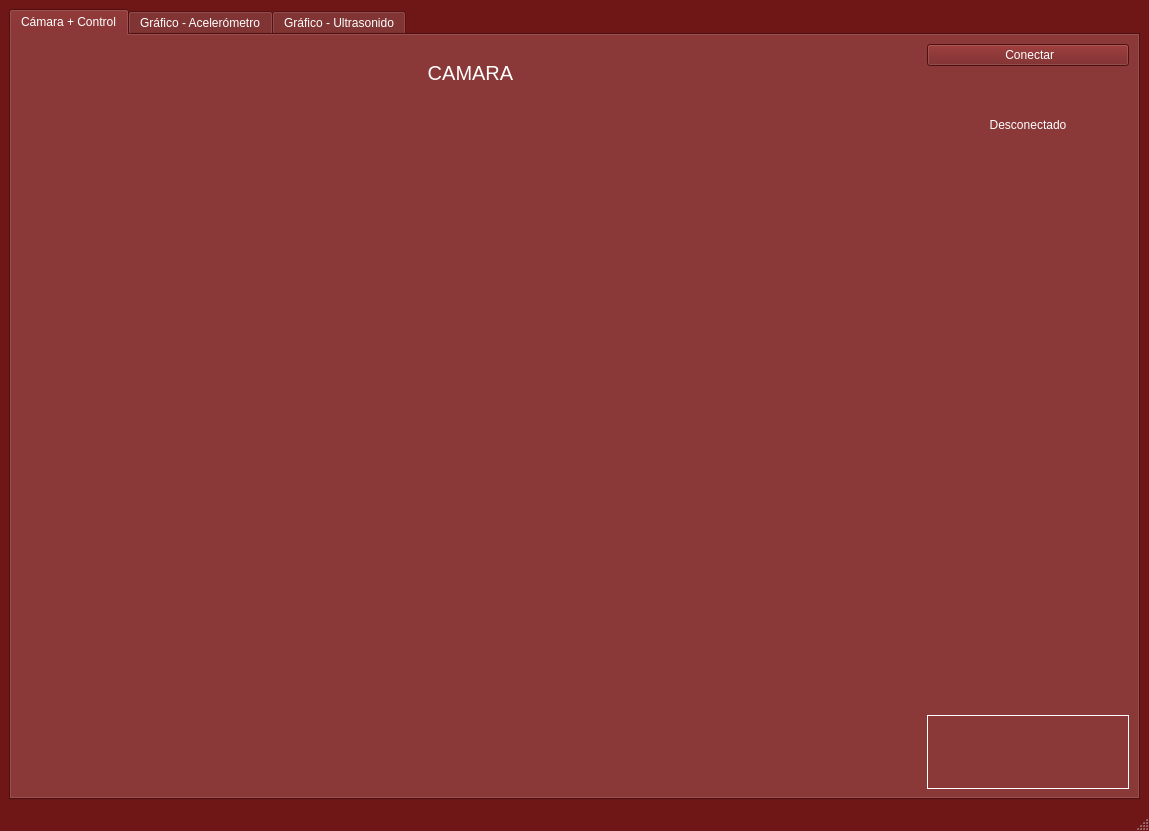
<?xml version="1.0" encoding="UTF-8"?>
<ui version="4.0">
 <class>MainWindow</class>
 <widget class="QMainWindow" name="MainWindow">
  <property name="geometry">
   <rect>
    <x>0</x>
    <y>0</y>
    <width>1149</width>
    <height>831</height>
   </rect>
  </property>
  <property name="sizePolicy">
   <sizepolicy hsizetype="Expanding" vsizetype="Expanding">
    <horstretch>0</horstretch>
    <verstretch>0</verstretch>
   </sizepolicy>
  </property>
  <property name="palette">
   <palette>
    <active>
     <colorrole role="WindowText">
      <brush brushstyle="SolidPattern">
       <color alpha="255">
        <red>255</red>
        <green>255</green>
        <blue>255</blue>
       </color>
      </brush>
     </colorrole>
     <colorrole role="Button">
      <brush brushstyle="SolidPattern">
       <color alpha="255">
        <red>111</red>
        <green>22</green>
        <blue>22</blue>
       </color>
      </brush>
     </colorrole>
     <colorrole role="Light">
      <brush brushstyle="SolidPattern">
       <color alpha="255">
        <red>166</red>
        <green>33</green>
        <blue>33</blue>
       </color>
      </brush>
     </colorrole>
     <colorrole role="Midlight">
      <brush brushstyle="SolidPattern">
       <color alpha="255">
        <red>138</red>
        <green>27</green>
        <blue>27</blue>
       </color>
      </brush>
     </colorrole>
     <colorrole role="Dark">
      <brush brushstyle="SolidPattern">
       <color alpha="255">
        <red>55</red>
        <green>11</green>
        <blue>11</blue>
       </color>
      </brush>
     </colorrole>
     <colorrole role="Mid">
      <brush brushstyle="SolidPattern">
       <color alpha="255">
        <red>74</red>
        <green>14</green>
        <blue>14</blue>
       </color>
      </brush>
     </colorrole>
     <colorrole role="Text">
      <brush brushstyle="SolidPattern">
       <color alpha="255">
        <red>255</red>
        <green>255</green>
        <blue>255</blue>
       </color>
      </brush>
     </colorrole>
     <colorrole role="BrightText">
      <brush brushstyle="SolidPattern">
       <color alpha="255">
        <red>255</red>
        <green>255</green>
        <blue>255</blue>
       </color>
      </brush>
     </colorrole>
     <colorrole role="ButtonText">
      <brush brushstyle="SolidPattern">
       <color alpha="255">
        <red>255</red>
        <green>255</green>
        <blue>255</blue>
       </color>
      </brush>
     </colorrole>
     <colorrole role="Base">
      <brush brushstyle="SolidPattern">
       <color alpha="255">
        <red>0</red>
        <green>0</green>
        <blue>0</blue>
       </color>
      </brush>
     </colorrole>
     <colorrole role="Window">
      <brush brushstyle="SolidPattern">
       <color alpha="255">
        <red>111</red>
        <green>22</green>
        <blue>22</blue>
       </color>
      </brush>
     </colorrole>
     <colorrole role="Shadow">
      <brush brushstyle="SolidPattern">
       <color alpha="255">
        <red>0</red>
        <green>0</green>
        <blue>0</blue>
       </color>
      </brush>
     </colorrole>
     <colorrole role="AlternateBase">
      <brush brushstyle="SolidPattern">
       <color alpha="255">
        <red>55</red>
        <green>11</green>
        <blue>11</blue>
       </color>
      </brush>
     </colorrole>
     <colorrole role="ToolTipBase">
      <brush brushstyle="SolidPattern">
       <color alpha="255">
        <red>255</red>
        <green>255</green>
        <blue>220</blue>
       </color>
      </brush>
     </colorrole>
     <colorrole role="ToolTipText">
      <brush brushstyle="SolidPattern">
       <color alpha="255">
        <red>0</red>
        <green>0</green>
        <blue>0</blue>
       </color>
      </brush>
     </colorrole>
     <colorrole role="PlaceholderText">
      <brush brushstyle="SolidPattern">
       <color alpha="127">
        <red>255</red>
        <green>255</green>
        <blue>255</blue>
       </color>
      </brush>
     </colorrole>
     <colorrole role="Accent">
      <brush brushstyle="SolidPattern">
       <color alpha="255">
        <red>0</red>
        <green>0</green>
        <blue>0</blue>
       </color>
      </brush>
     </colorrole>
    </active>
    <inactive>
     <colorrole role="WindowText">
      <brush brushstyle="SolidPattern">
       <color alpha="255">
        <red>255</red>
        <green>255</green>
        <blue>255</blue>
       </color>
      </brush>
     </colorrole>
     <colorrole role="Button">
      <brush brushstyle="SolidPattern">
       <color alpha="255">
        <red>111</red>
        <green>22</green>
        <blue>22</blue>
       </color>
      </brush>
     </colorrole>
     <colorrole role="Light">
      <brush brushstyle="SolidPattern">
       <color alpha="255">
        <red>166</red>
        <green>33</green>
        <blue>33</blue>
       </color>
      </brush>
     </colorrole>
     <colorrole role="Midlight">
      <brush brushstyle="SolidPattern">
       <color alpha="255">
        <red>138</red>
        <green>27</green>
        <blue>27</blue>
       </color>
      </brush>
     </colorrole>
     <colorrole role="Dark">
      <brush brushstyle="SolidPattern">
       <color alpha="255">
        <red>55</red>
        <green>11</green>
        <blue>11</blue>
       </color>
      </brush>
     </colorrole>
     <colorrole role="Mid">
      <brush brushstyle="SolidPattern">
       <color alpha="255">
        <red>74</red>
        <green>14</green>
        <blue>14</blue>
       </color>
      </brush>
     </colorrole>
     <colorrole role="Text">
      <brush brushstyle="SolidPattern">
       <color alpha="255">
        <red>255</red>
        <green>255</green>
        <blue>255</blue>
       </color>
      </brush>
     </colorrole>
     <colorrole role="BrightText">
      <brush brushstyle="SolidPattern">
       <color alpha="255">
        <red>255</red>
        <green>255</green>
        <blue>255</blue>
       </color>
      </brush>
     </colorrole>
     <colorrole role="ButtonText">
      <brush brushstyle="SolidPattern">
       <color alpha="255">
        <red>255</red>
        <green>255</green>
        <blue>255</blue>
       </color>
      </brush>
     </colorrole>
     <colorrole role="Base">
      <brush brushstyle="SolidPattern">
       <color alpha="255">
        <red>0</red>
        <green>0</green>
        <blue>0</blue>
       </color>
      </brush>
     </colorrole>
     <colorrole role="Window">
      <brush brushstyle="SolidPattern">
       <color alpha="255">
        <red>111</red>
        <green>22</green>
        <blue>22</blue>
       </color>
      </brush>
     </colorrole>
     <colorrole role="Shadow">
      <brush brushstyle="SolidPattern">
       <color alpha="255">
        <red>0</red>
        <green>0</green>
        <blue>0</blue>
       </color>
      </brush>
     </colorrole>
     <colorrole role="AlternateBase">
      <brush brushstyle="SolidPattern">
       <color alpha="255">
        <red>55</red>
        <green>11</green>
        <blue>11</blue>
       </color>
      </brush>
     </colorrole>
     <colorrole role="ToolTipBase">
      <brush brushstyle="SolidPattern">
       <color alpha="255">
        <red>255</red>
        <green>255</green>
        <blue>220</blue>
       </color>
      </brush>
     </colorrole>
     <colorrole role="ToolTipText">
      <brush brushstyle="SolidPattern">
       <color alpha="255">
        <red>0</red>
        <green>0</green>
        <blue>0</blue>
       </color>
      </brush>
     </colorrole>
     <colorrole role="PlaceholderText">
      <brush brushstyle="SolidPattern">
       <color alpha="127">
        <red>255</red>
        <green>255</green>
        <blue>255</blue>
       </color>
      </brush>
     </colorrole>
     <colorrole role="Accent">
      <brush brushstyle="SolidPattern">
       <color alpha="255">
        <red>0</red>
        <green>0</green>
        <blue>0</blue>
       </color>
      </brush>
     </colorrole>
    </inactive>
    <disabled>
     <colorrole role="WindowText">
      <brush brushstyle="SolidPattern">
       <color alpha="255">
        <red>55</red>
        <green>11</green>
        <blue>11</blue>
       </color>
      </brush>
     </colorrole>
     <colorrole role="Button">
      <brush brushstyle="SolidPattern">
       <color alpha="255">
        <red>111</red>
        <green>22</green>
        <blue>22</blue>
       </color>
      </brush>
     </colorrole>
     <colorrole role="Light">
      <brush brushstyle="SolidPattern">
       <color alpha="255">
        <red>166</red>
        <green>33</green>
        <blue>33</blue>
       </color>
      </brush>
     </colorrole>
     <colorrole role="Midlight">
      <brush brushstyle="SolidPattern">
       <color alpha="255">
        <red>138</red>
        <green>27</green>
        <blue>27</blue>
       </color>
      </brush>
     </colorrole>
     <colorrole role="Dark">
      <brush brushstyle="SolidPattern">
       <color alpha="255">
        <red>55</red>
        <green>11</green>
        <blue>11</blue>
       </color>
      </brush>
     </colorrole>
     <colorrole role="Mid">
      <brush brushstyle="SolidPattern">
       <color alpha="255">
        <red>74</red>
        <green>14</green>
        <blue>14</blue>
       </color>
      </brush>
     </colorrole>
     <colorrole role="Text">
      <brush brushstyle="SolidPattern">
       <color alpha="255">
        <red>55</red>
        <green>11</green>
        <blue>11</blue>
       </color>
      </brush>
     </colorrole>
     <colorrole role="BrightText">
      <brush brushstyle="SolidPattern">
       <color alpha="255">
        <red>255</red>
        <green>255</green>
        <blue>255</blue>
       </color>
      </brush>
     </colorrole>
     <colorrole role="ButtonText">
      <brush brushstyle="SolidPattern">
       <color alpha="255">
        <red>55</red>
        <green>11</green>
        <blue>11</blue>
       </color>
      </brush>
     </colorrole>
     <colorrole role="Base">
      <brush brushstyle="SolidPattern">
       <color alpha="255">
        <red>111</red>
        <green>22</green>
        <blue>22</blue>
       </color>
      </brush>
     </colorrole>
     <colorrole role="Window">
      <brush brushstyle="SolidPattern">
       <color alpha="255">
        <red>111</red>
        <green>22</green>
        <blue>22</blue>
       </color>
      </brush>
     </colorrole>
     <colorrole role="Shadow">
      <brush brushstyle="SolidPattern">
       <color alpha="255">
        <red>0</red>
        <green>0</green>
        <blue>0</blue>
       </color>
      </brush>
     </colorrole>
     <colorrole role="AlternateBase">
      <brush brushstyle="SolidPattern">
       <color alpha="255">
        <red>111</red>
        <green>22</green>
        <blue>22</blue>
       </color>
      </brush>
     </colorrole>
     <colorrole role="ToolTipBase">
      <brush brushstyle="SolidPattern">
       <color alpha="255">
        <red>255</red>
        <green>255</green>
        <blue>220</blue>
       </color>
      </brush>
     </colorrole>
     <colorrole role="ToolTipText">
      <brush brushstyle="SolidPattern">
       <color alpha="255">
        <red>0</red>
        <green>0</green>
        <blue>0</blue>
       </color>
      </brush>
     </colorrole>
     <colorrole role="PlaceholderText">
      <brush brushstyle="SolidPattern">
       <color alpha="127">
        <red>55</red>
        <green>11</green>
        <blue>11</blue>
       </color>
      </brush>
     </colorrole>
     <colorrole role="Accent">
      <brush brushstyle="SolidPattern">
       <color alpha="255">
        <red>78</red>
        <green>15</green>
        <blue>15</blue>
       </color>
      </brush>
     </colorrole>
    </disabled>
   </palette>
  </property>
  <property name="windowTitle">
   <string>Mars Rover - Control</string>
  </property>
  <property name="windowIcon">
   <iconset theme="QIcon::ThemeIcon::InputGaming"/>
  </property>
  <property name="autoFillBackground">
   <bool>false</bool>
  </property>
  <property name="dockOptions">
   <set>QMainWindow::DockOption::AllowTabbedDocks|QMainWindow::DockOption::AnimatedDocks</set>
  </property>
  <widget class="QWidget" name="centralwidget">
   <layout class="QVBoxLayout" name="verticalLayout_6">
    <item>
     <widget class="QTabWidget" name="Tabs">
      <property name="maximumSize">
       <size>
        <width>16777215</width>
        <height>16777215</height>
       </size>
      </property>
      <property name="currentIndex">
       <number>0</number>
      </property>
      <property name="tabsClosable">
       <bool>false</bool>
      </property>
      <widget class="QWidget" name="tab_cam">
       <attribute name="title">
        <string>Cámara + Control</string>
       </attribute>
       <layout class="QGridLayout" name="gridLayout_3">
        <item row="0" column="0">
         <layout class="QGridLayout" name="gridLayout_2" columnstretch="10,1" columnminimumwidth="10,2">
          <property name="sizeConstraint">
           <enum>QLayout::SizeConstraint::SetMaximumSize</enum>
          </property>
          <item row="0" column="0">
           <layout class="QVBoxLayout" name="verticalLayout_4" stretch="1,3,0,0">
            <item>
             <widget class="QLabel" name="label_camara_txt">
              <property name="font">
               <font>
                <pointsize>15</pointsize>
               </font>
              </property>
              <property name="text">
               <string>CAMARA</string>
              </property>
              <property name="alignment">
               <set>Qt::AlignmentFlag::AlignCenter</set>
              </property>
             </widget>
            </item>
            <item>
             <spacer name="verticalSpacer_2">
              <property name="orientation">
               <enum>Qt::Orientation::Vertical</enum>
              </property>
              <property name="sizeHint" stdset="0">
               <size>
                <width>20</width>
                <height>40</height>
               </size>
              </property>
             </spacer>
            </item>
            <item>
             <widget class="QWidget" name="widget" native="true">
              <property name="minimumSize">
               <size>
                <width>100</width>
                <height>0</height>
               </size>
              </property>
             </widget>
            </item>
            <item>
             <widget class="QLabel" name="label_camara">
              <property name="sizePolicy">
               <sizepolicy hsizetype="Minimum" vsizetype="Minimum">
                <horstretch>0</horstretch>
                <verstretch>0</verstretch>
               </sizepolicy>
              </property>
              <property name="minimumSize">
               <size>
                <width>500</width>
                <height>500</height>
               </size>
              </property>
              <property name="baseSize">
               <size>
                <width>100</width>
                <height>100</height>
               </size>
              </property>
              <property name="text">
               <string/>
              </property>
              <property name="scaledContents">
               <bool>true</bool>
              </property>
              <property name="alignment">
               <set>Qt::AlignmentFlag::AlignCenter</set>
              </property>
             </widget>
            </item>
           </layout>
          </item>
          <item row="0" column="1">
           <layout class="QVBoxLayout" name="verticalLayout_3" stretch="1,1,5,1">
            <item>
             <widget class="QPushButton" name="pushButtonConectar">
              <property name="text">
               <string> Conectar</string>
              </property>
             </widget>
            </item>
            <item>
             <widget class="QLabel" name="label_estado">
              <property name="text">
               <string>Desconectado</string>
              </property>
              <property name="alignment">
               <set>Qt::AlignmentFlag::AlignCenter</set>
              </property>
             </widget>
            </item>
            <item>
             <spacer name="verticalSpacer">
              <property name="orientation">
               <enum>Qt::Orientation::Vertical</enum>
              </property>
              <property name="sizeHint" stdset="0">
               <size>
                <width>20</width>
                <height>40</height>
               </size>
              </property>
             </spacer>
            </item>
            <item>
             <layout class="QHBoxLayout" name="horizontalLayout_3">
              <property name="spacing">
               <number>0</number>
              </property>
              <item>
               <widget class="QLabel" name="label_logo_01">
                <property name="sizePolicy">
                 <sizepolicy hsizetype="Fixed" vsizetype="Fixed">
                  <horstretch>0</horstretch>
                  <verstretch>0</verstretch>
                 </sizepolicy>
                </property>
                <property name="minimumSize">
                 <size>
                  <width>202</width>
                  <height>74</height>
                 </size>
                </property>
                <property name="maximumSize">
                 <size>
                  <width>202</width>
                  <height>74</height>
                 </size>
                </property>
                <property name="sizeIncrement">
                 <size>
                  <width>16</width>
                  <height>9</height>
                 </size>
                </property>
                <property name="baseSize">
                 <size>
                  <width>16</width>
                  <height>9</height>
                 </size>
                </property>
                <property name="frameShape">
                 <enum>QFrame::Shape::Box</enum>
                </property>
                <property name="text">
                 <string/>
                </property>
                <property name="textFormat">
                 <enum>Qt::TextFormat::RichText</enum>
                </property>
                <property name="pixmap">
                 <pixmap resource="recursos.qrc">:/new/prefix1/media/logo_utn.jpg</pixmap>
                </property>
                <property name="scaledContents">
                 <bool>true</bool>
                </property>
                <property name="alignment">
                 <set>Qt::AlignmentFlag::AlignCenter</set>
                </property>
                <property name="wordWrap">
                 <bool>true</bool>
                </property>
                <property name="textInteractionFlags">
                 <set>Qt::TextInteractionFlag::NoTextInteraction</set>
                </property>
               </widget>
              </item>
             </layout>
            </item>
           </layout>
          </item>
         </layout>
        </item>
       </layout>
      </widget>
      <widget class="QWidget" name="tab_graficos_acelerometro">
       <property name="baseSize">
        <size>
         <width>0</width>
         <height>0</height>
        </size>
       </property>
       <attribute name="title">
        <string>Gráfico - Acelerómetro</string>
       </attribute>
       <layout class="QGridLayout" name="gridLayout_4">
        <item row="0" column="0">
         <layout class="QVBoxLayout" name="verticalLayout_5" stretch="1,10,1">
          <item>
           <widget class="QLabel" name="label_graficos_txt">
            <property name="sizePolicy">
             <sizepolicy hsizetype="Expanding" vsizetype="Maximum">
              <horstretch>0</horstretch>
              <verstretch>1</verstretch>
             </sizepolicy>
            </property>
            <property name="maximumSize">
             <size>
              <width>16777215</width>
              <height>50</height>
             </size>
            </property>
            <property name="font">
             <font>
              <pointsize>15</pointsize>
              <bold>true</bold>
             </font>
            </property>
            <property name="text">
             <string>GRÁFICOS - ACELERÓMETRO</string>
            </property>
            <property name="alignment">
             <set>Qt::AlignmentFlag::AlignCenter</set>
            </property>
           </widget>
          </item>
          <item>
           <layout class="QHBoxLayout" name="horizontalLayout" stretch="1,10">
            <property name="sizeConstraint">
             <enum>QLayout::SizeConstraint::SetMaximumSize</enum>
            </property>
            <item>
             <layout class="QVBoxLayout" name="verticalLayout_2">
              <item>
               <widget class="QLabel" name="label_motor_txt">
                <property name="font">
                 <font>
                  <pointsize>13</pointsize>
                 </font>
                </property>
                <property name="text">
                 <string>X</string>
                </property>
               </widget>
              </item>
              <item>
               <widget class="QLabel" name="label_ultrasonido_txt">
                <property name="font">
                 <font>
                  <pointsize>13</pointsize>
                 </font>
                </property>
                <property name="text">
                 <string>Y</string>
                </property>
               </widget>
              </item>
              <item>
               <widget class="QLabel" name="label_acelerometro_txt">
                <property name="font">
                 <font>
                  <pointsize>13</pointsize>
                 </font>
                </property>
                <property name="text">
                 <string>Z</string>
                </property>
               </widget>
              </item>
             </layout>
            </item>
            <item>
             <layout class="QVBoxLayout" name="verticalLayout">
              <item>
               <widget class="QCustomPlot" name="widgetGrafico_Acelerometro_X" native="true"/>
              </item>
              <item>
               <widget class="QCustomPlot" name="widgetGrafico_Acelerometro_Y" native="true"/>
              </item>
              <item>
               <widget class="QCustomPlot" name="widgetGrafico_Acelerometro_Z" native="true"/>
              </item>
             </layout>
            </item>
           </layout>
          </item>
          <item>
           <layout class="QHBoxLayout" name="horizontalLayout_2" stretch="0">
            <property name="spacing">
             <number>0</number>
            </property>
            <property name="sizeConstraint">
             <enum>QLayout::SizeConstraint::SetMaximumSize</enum>
            </property>
            <item>
             <widget class="QLabel" name="label_logo_02">
              <property name="sizePolicy">
               <sizepolicy hsizetype="Fixed" vsizetype="MinimumExpanding">
                <horstretch>16</horstretch>
                <verstretch>9</verstretch>
               </sizepolicy>
              </property>
              <property name="minimumSize">
               <size>
                <width>202</width>
                <height>74</height>
               </size>
              </property>
              <property name="maximumSize">
               <size>
                <width>250</width>
                <height>737</height>
               </size>
              </property>
              <property name="sizeIncrement">
               <size>
                <width>16</width>
                <height>9</height>
               </size>
              </property>
              <property name="baseSize">
               <size>
                <width>16</width>
                <height>9</height>
               </size>
              </property>
              <property name="text">
               <string/>
              </property>
              <property name="pixmap">
               <pixmap resource="recursos.qrc">:/new/prefix1/media/logo_utn.jpg</pixmap>
              </property>
              <property name="scaledContents">
               <bool>true</bool>
              </property>
              <property name="alignment">
               <set>Qt::AlignmentFlag::AlignCenter</set>
              </property>
             </widget>
            </item>
           </layout>
          </item>
         </layout>
        </item>
       </layout>
      </widget>
      <widget class="QWidget" name="tab_graficos_ultrasonido">
       <attribute name="title">
        <string>Gráfico - Ultrasonido</string>
       </attribute>
       <layout class="QGridLayout" name="gridLayout">
        <item row="0" column="0">
         <layout class="QVBoxLayout" name="verticalLayout_7">
          <item>
           <widget class="QLabel" name="label_graficos_txt_2">
            <property name="sizePolicy">
             <sizepolicy hsizetype="Expanding" vsizetype="Maximum">
              <horstretch>0</horstretch>
              <verstretch>1</verstretch>
             </sizepolicy>
            </property>
            <property name="maximumSize">
             <size>
              <width>16777215</width>
              <height>50</height>
             </size>
            </property>
            <property name="font">
             <font>
              <pointsize>15</pointsize>
              <bold>true</bold>
             </font>
            </property>
            <property name="text">
             <string>GRÁFICO - ULTRASONIDO</string>
            </property>
            <property name="alignment">
             <set>Qt::AlignmentFlag::AlignCenter</set>
            </property>
           </widget>
          </item>
          <item>
           <widget class="QCustomPlot" name="widgetGrafico_Ultrasonido" native="true"/>
          </item>
         </layout>
        </item>
       </layout>
      </widget>
     </widget>
    </item>
   </layout>
  </widget>
  <widget class="QStatusBar" name="statusbar"/>
 </widget>
 <customwidgets>
  <customwidget>
   <class>QCustomPlot</class>
   <extends>QWidget</extends>
   <header location="global">qcustomplot.h</header>
   <container>1</container>
  </customwidget>
 </customwidgets>
 <tabstops>
  <tabstop>pushButtonConectar</tabstop>
 </tabstops>
 <resources>
  <include location="recursos.qrc"/>
 </resources>
 <connections/>
</ui>
